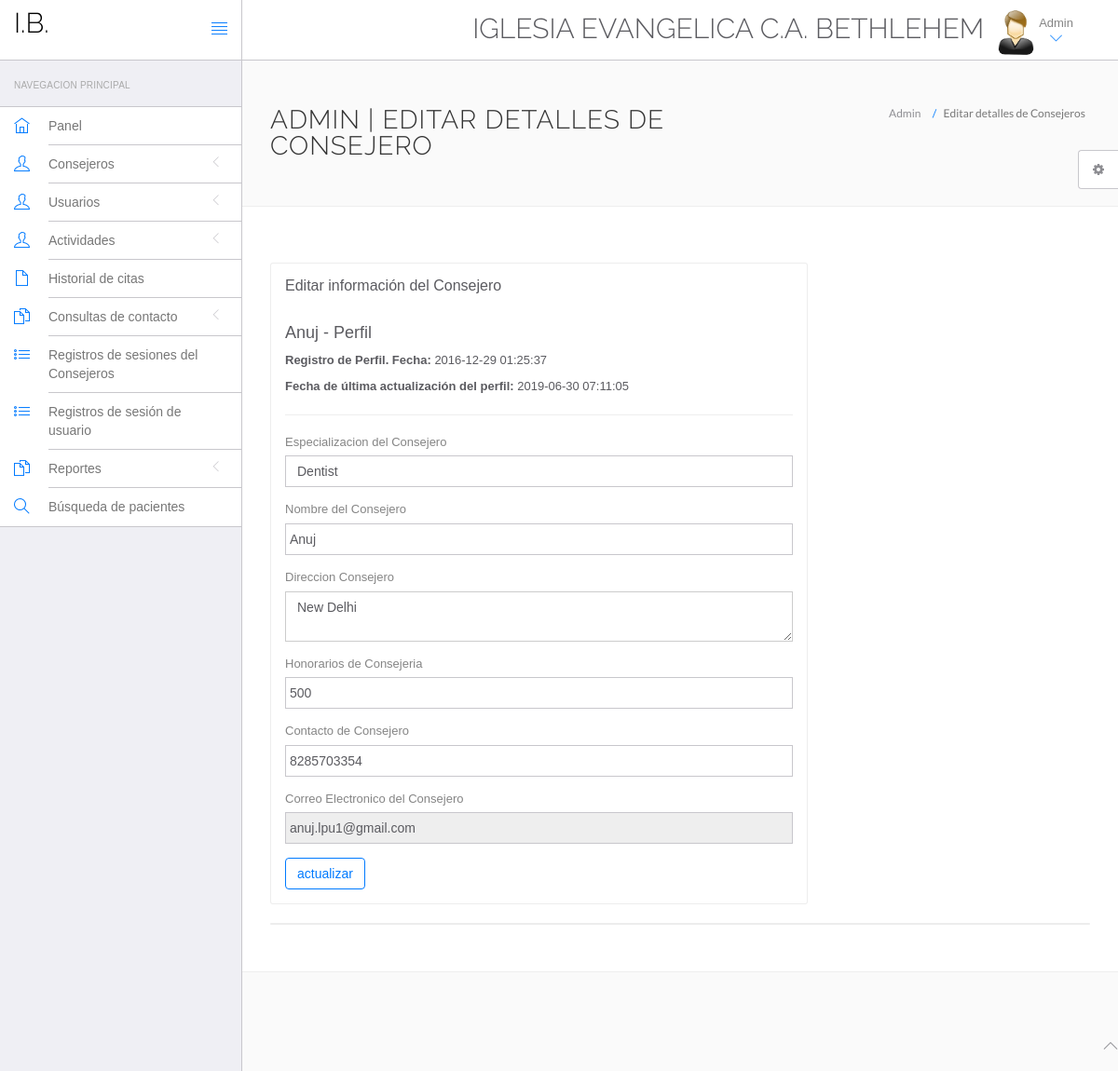
The app's page /hms/admin/edit-doctor.php?id=1 (signed in) with its own data.
### tables this page shows
CREATE TABLE `doctors` (
  `id` int(11) NOT NULL AUTO_INCREMENT,
  `specilization` varchar(255) DEFAULT NULL,
  `doctorName` varchar(255) DEFAULT NULL,
  `address` longtext DEFAULT NULL,
  `docFees` varchar(255) DEFAULT NULL,
  `contactno` bigint(11) DEFAULT NULL,
  `docEmail` varchar(255) DEFAULT NULL,
  `password` varchar(255) DEFAULT NULL,
  `creationDate` timestamp NULL DEFAULT current_timestamp(),
  `updationDate` timestamp NULL DEFAULT NULL ON UPDATE current_timestamp(),
  PRIMARY KEY (`id`)
);

### hms/admin/edit-doctor.php (the view, shortened to what this page needs)
<?php
include('include/config.php');
$did=intval($_GET['id']);
?>
<!DOCTYPE html>
<html lang="en">
	<head>
		<link rel="stylesheet" href="vendor/bootstrap/css/bootstrap.min.css">
		<link rel="stylesheet" href="vendor/fontawesome/css/font-awesome.min.css">
		<link rel="stylesheet" href="vendor/themify-icons/themify-icons.min.css">
		<link href="vendor/animate.css/animate.min.css" rel="stylesheet" media="screen">
		<link href="vendor/perfect-scrollbar/perfect-scrollbar.min.css" rel="stylesheet" media="screen">
		<link href="vendor/switchery/switchery.min.css" rel="stylesheet" media="screen">
		<link href="vendor/bootstrap-touchspin/jquery.bootstrap-touchspin.min.css" rel="stylesheet" media="screen">
		<link href="vendor/select2/select2.min.css" rel="stylesheet" media="screen">
		<link href="vendor/bootstrap-datepicker/bootstrap-datepicker3.standalone.min.css" rel="stylesheet" media="screen">
		<link href="vendor/bootstrap-timepicker/bootstrap-timepicker.min.css" rel="stylesheet" media="screen">
		<link rel="stylesheet" href="assets/css/styles.css">
		<link rel="stylesheet" href="assets/css/plugins.css">
		<link rel="stylesheet" href="assets/css/themes/theme-1.css" id="skin_color" />
	</head>
	<body>
		<div id="app">
<?php include('include/sidebar.php');?>
			<div class="app-content">
						<?php include('include/header.php');?>
				<div class="main-content" >
					<div class="wrap-content container" id="container">
						<section id="page-title">
							<div class="row">
								<div class="col-sm-8">
									<h1 class="mainTitle">Admin | Editar detalles de Consejero</h1>
																	</div>
								<ol class="breadcrumb">
									<li>
										<span>Admin</span>
									</li>
									<li class="active">
										<span>Editar detalles de Consejeros</span>
									</li>
								</ol>
							</div>
						</section>
						<div class="container-fluid container-fullw bg-white">
							<div class="row">
								<div class="col-md-12">
									<div class="row margin-top-30">
										<div class="col-lg-8 col-md-12">
											<div class="panel panel-white">
												<div class="panel-heading">
													<h5 class="panel-title">Editar información del Consejero</h5>
												</div>
												<div class="panel-body">
									<?php $sql=mysqli_query($con,"select * from doctors where id='$did'");
while($data=mysqli_fetch_array($sql))
{
?>
<h4><?php echo htmlentities($data['doctorName']);?> - Perfil</h4>
<p><b>Registro de Perfil. Fecha: </b><?php echo htmlentities($data['creationDate']);?></p>
<?php if($data['updationDate']){?>
<p><b>Fecha de última actualización del perfil: </b><?php echo htmlentities($data['updationDate']);?></p>
<?php } ?>
<hr />
													<form role="form" name="adddoc" method="post" onSubmit="return valid();">
														<div class="form-group">
															<label for="DoctorSpecialization">
																Especializacion del Consejero
															</label>
							<select name="Doctorspecialization" class="form-control" required="required">
					<option value="<?php echo htmlentities($data['specilization']);?>">
					<?php echo htmlentities($data['specilization']);?></option>
															</select>
														</div>
<div class="form-group">
															<label for="doctorname">
																 Nombre del Consejero
															</label>
	<input type="text" name="docname" class="form-control" value="<?php echo htmlentities($data['doctorName']);?>" >
														</div>
<div class="form-group">
															<label for="address">
																Direccion Consejero
															</label>
					<textarea name="clinicaddress" class="form-control"><?php echo htmlentities($data['address']);?></textarea>
														</div>
<div class="form-group">
															<label for="fess">
																 Honorarios de Consejeria
															</label>
		<input type="text" name="docfees" class="form-control" required="required"  value="<?php echo htmlentities($data['docFees']);?>" >
														</div>
<div class="form-group">
									<label for="fess">
																 Contacto de Consejero
															</label>
					<input type="text" name="doccontact" class="form-control" required="required"  value="<?php echo htmlentities($data['contactno']);?>">
														</div>
<div class="form-group">
									<label for="fess">
																 Correo Electronico del Consejero
															</label>
					<input type="email" name="docemail" class="form-control"  readonly="readonly"  value="<?php echo htmlentities($data['docEmail']);?>">
														</div>
														<?php } ?>
														<button type="submit" name="submit" class="btn btn-o btn-primary">
															actualizar
														</button>
													</form>
												</div>
											</div>
										</div>
											</div>
										</div>
									<div class="col-lg-12 col-md-12">
											<div class="panel panel-white">
											</div>
										</div>
									</div>
								</div>
							</div>
						</div>
					</div>
				</div>
	<?php include('include/footer.php');?>
	<?php include('include/setting.php');?>
	</body>
</html>

### hms/admin/assets/css/themes/theme-1.css (style rules this page uses)
body { background: #FAFAFA; }

### records on screen
doctors: doctorName "Anuj", creationDate "2016-12-29 01:25:37", updationDate "2019-06-30 07:11:05", Doctorspecialization "Dentist", docname "Anuj", clinicaddress "New Delhi", docfees "500", doccontact "8285703354", docemail "anuj.lpu1@gmail.com"
